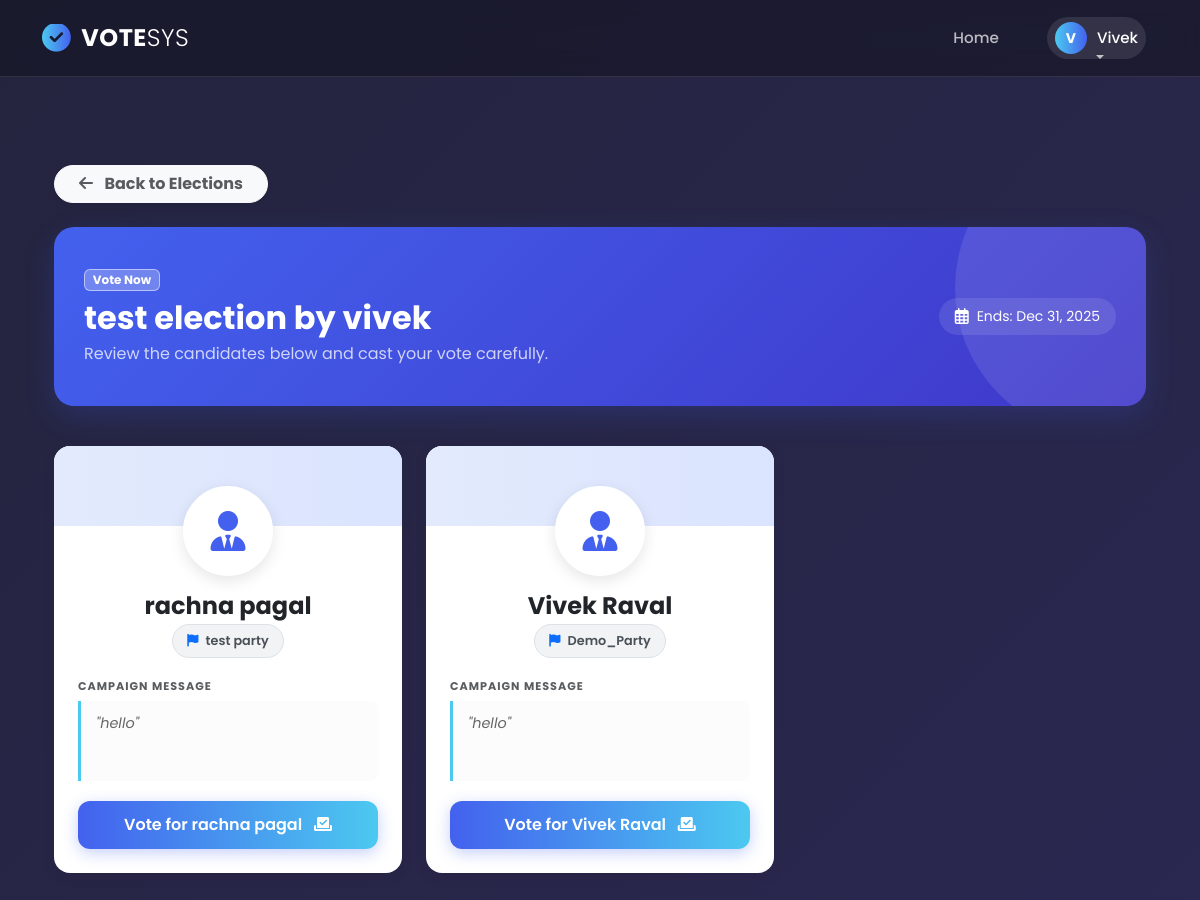
The page /users/voter/elections/3/campaigns/ (signed in) on the database as committed earlier.
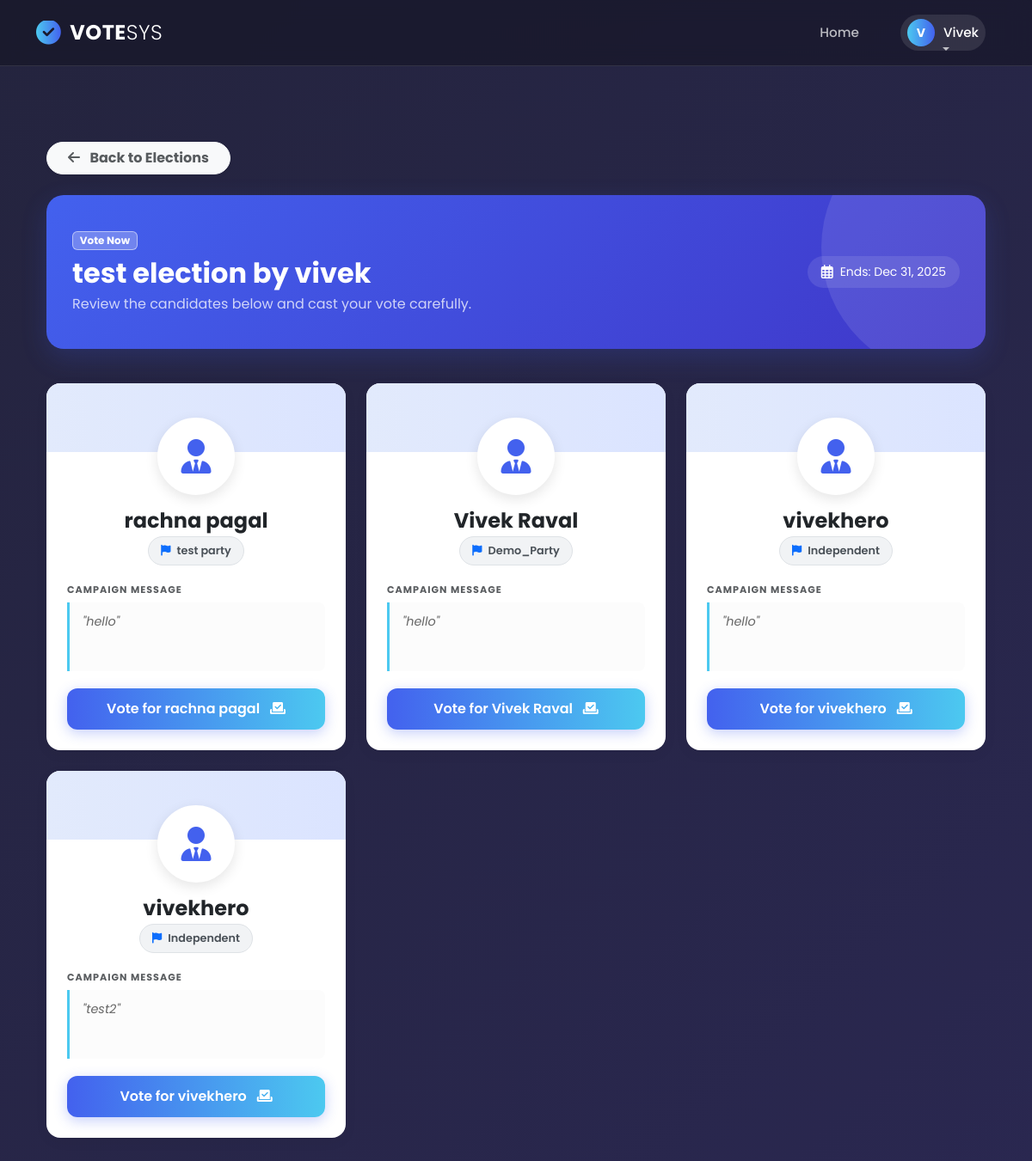
The same page on the database as committed later.
### users/models.py (models this page shows, shortened)
class Campaign(models.Model):
    candidate = models.ForeignKey(Candidate, on_delete=models.CASCADE)
    election = models.ForeignKey(Election, on_delete=models.CASCADE)
    message = models.TextField()
    created_at = models.DateTimeField(auto_now_add=True)

class Candidate(models.Model):
    user = models.OneToOneField(
        settings.AUTH_USER_MODEL,
        on_delete=models.SET_NULL,
        null=True,
        blank=True,
        related_name="candidate_profile",
    )
    elections = models.ManyToManyField(
        Election, blank=True, related_name="candidates"
    )
    name = models.CharField(max_length=100)
    age = models.PositiveIntegerField()
    area = models.CharField(max_length=100)
    party = models.ForeignKey(Party, on_delete=models.CASCADE)
    is_approved = models.BooleanField(default=False)

class Party(models.Model):
    name = models.CharField(max_length=100, unique=True)

### users/views.py (the view)
# urls.py: path('voter/elections/<int:election_id>/campaigns/', views.voter_view_campaigns, name='voter_view_campaigns'),
@login_required
def voter_view_campaigns(request, election_id):
    election = get_object_or_404(Election, pk=election_id)
    campaigns = Campaign.objects.filter(election=election).select_related('candidate', 'candidate__party')
    voter = get_object_or_404(Voter, user=request.user)
    voter_votes = Vote.objects.filter(voter=voter, election=election)
    voted_candidate_ids = voter_votes.values_list('candidate_id', flat=True)
    if Vote.objects.filter(voter=voter, election=election).exists():
        messages.info(request, "You have already voted in this election.")
        return redirect('voter_elections_list')
    return render(request, 'voter/campaigns.html', {
        'election': election,
        'campaigns': campaigns,
        'voted_candidate_ids': voted_candidate_ids,
        'voter': voter
    })

### users/templates/voter/campaigns.html (shortened to what this page needs)
{% extends 'base.html' %}
{% load static %}
{% block content %}
<link rel="stylesheet" href="https://cdnjs.cloudflare.com/ajax/libs/font-awesome/6.4.0/css/all.min.css">
<div class="container py-5">
    <div class="d-flex justify-content-between align-items-center mb-4">
        <a href="{% url 'voter_elections_list' %}" class="btn btn-light rounded-pill px-4 text-muted fw-bold shadow-sm">
            <i class="fas fa-arrow-left me-2"></i> Back to Elections
        </a>
    </div>
    <div class="election-header">
        <div class="row align-items-center position-relative z-1">
            <div class="col-lg-8">
                <span class="badge bg-white bg-opacity-25 border border-white border-opacity-50 text-white mb-2">Vote Now</span>
                <h2 class="fw-bold mb-1">{{ election.title }}</h2>
                <p class="mb-0 opacity-75">Review the candidates below and cast your vote carefully.</p>
            </div>
            <div class="col-lg-4 text-lg-end mt-3 mt-lg-0">
                <div class="d-inline-flex align-items-center bg-white bg-opacity-10 px-3 py-2 rounded-pill">
                    <i class="far fa-calendar-alt me-2"></i>
                    <small>Ends: {{ election.end_date|date:"M d, Y" }}</small>
                </div>
            </div>
        </div>
    </div>
    {% if campaigns %}
        <div class="row g-4">
            {% for campaign in campaigns %}
            <div class="col-md-6 col-lg-4">
                <div class="campaign-card h-100 {% if voted_candidate_ids %}card-disabled{% endif %}">
                    <div class="card-body text-center px-4 pb-4">
                        <div class="avatar-wrapper">
                            <div class="candidate-avatar">
                                <i class="fas fa-user-tie"></i>
                            </div>
                        </div>
                        <h4 class="fw-bold text-dark mt-3 mb-1">{{ campaign.candidate.name }}</h4>
                        <div class="party-badge">
                            <i class="fas fa-flag me-1 text-primary"></i> {{ campaign.candidate.party.name }}
                        </div>
                        <div class="text-start">
                            <small class="text-muted text-uppercase fw-bold" style="font-size: 0.7rem; letter-spacing: 1px;">Campaign Message</small>
                            <div class="manifesto-box mt-1">
                                "{{ campaign.message|default:'No campaign message provided.'|truncatewords:25 }}"
                            </div>
                        </div>
                        <div class="mt-auto">
                            {% if campaign.candidate.id in voted_candidate_ids %}
                                <button class="btn btn-success w-100 py-2 rounded-pill fw-bold" disabled style="opacity: 1; filter: none;">
                                    <i class="fas fa-check-circle me-2"></i> You Voted Here
                                </button>
                            {% elif voted_candidate_ids %}
                                <button class="btn btn-secondary w-100 py-2 rounded-pill" disabled>
                                    Election Closed
                                </button>
                            {% else %}
                                <form method="POST" action="{% url 'voter_cast_vote' election.id %}" onsubmit="return confirm('Are you sure you want to vote for {{ campaign.candidate.name }}? This action cannot be undone.');">
                                    <button type="submit" class="btn-vote">
                                        Vote for {{ campaign.candidate.name }} <i class="fas fa-vote-yea ms-2"></i>
                                    </button>
                                </form>
                            {% endif %}
                        </div>
                    </div>
                </div>
            </div>
            {% endfor %}
        </div>
    {% endif %}
</div>
{% endblock %}

Rows that differ between the two databases and show on the page:
added Campaign: candidate.name "vivekhero", candidate.party.name "Independent", message "hello"
added Campaign: candidate.name "vivekhero", candidate.party.name "Independent", message "test2"
